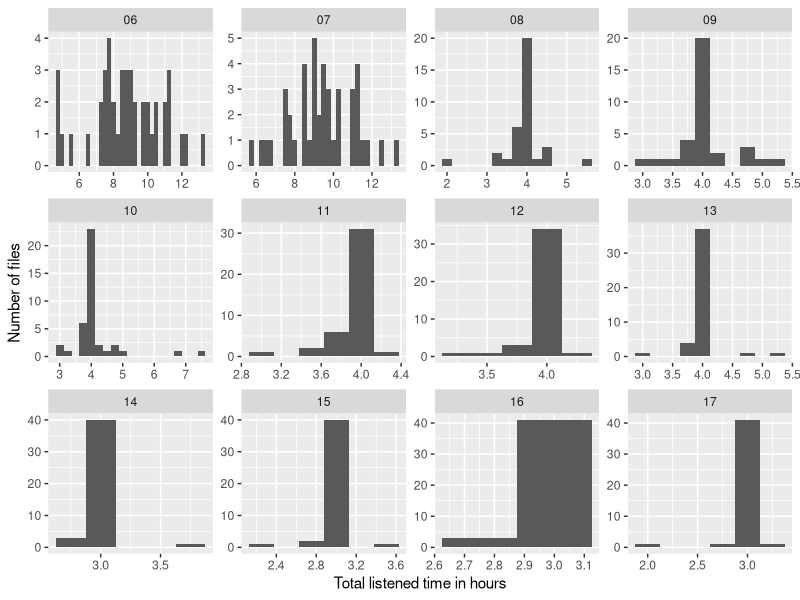

Write the R code that produced this figure. (Note: this script raises an error after producing the figure.)
## ---- chunk 1
knitr::opts_chunk$set(echo = TRUE)
#knitr::opts_knit$set(root.dir = normalizePath(".."))
#eb: i commented out the above so paths will work as they should; under
# knit you always want the knit directory to be the *project* directory
library(tidyverse)
library(kableExtra)
library(skimr)

## ---- chunk 2

listened_time <- read_csv("../output/Total_Listen_Time_Summary.csv")
listened_time_with_months <- listened_time %>% 
  separate(filename, into = c("subj","month"), sep = "_", extra="drop",remove=F)
skim(listened_time_with_months)
## ---- chunk 3
avgs <- listened_time_with_months %>% 
  group_by(month) %>% 
  summarise(mean_listen_time = round(mean(total_listen_time_hour), 2),
            sd_listen_time = round(sd(total_listen_time_hour),2),
            max = max(total_listen_time_hour), 
            min = min(total_listen_time_hour)
            )
knitr::kable(
  avgs,
  caption = "Mean, maximum and minimum listened time per month in hours"
) %>%
  kable_styling(bootstrap_options = c("striped", "hover", "condensed"), full_width = T, fixed_thead = T)

## ---- chunk 4
knitr::kable(
  listened_time_with_months[1:5,] %>% select(filename, ends_with("hour")),
  caption = "A tibble of listened time csv file"
) %>%
    kable_styling(bootstrap_options = c("striped", "hover", "condensed"), full_width = F, position = 'left')
## ---- chunk 5
ggplot(data = listened_time_with_months) + geom_histogram(mapping = aes(x = total_listen_time_hour),binwidth=.25) + facet_wrap(~ month, scales = "free") +
  labs(x = "Total listened time in hours", y = "Number of files")
## ---- chunk 6
headers <- c(
  "filename", 
  "month", 
  "silence_time_hour", 
  "skip_time_hour", 
  "skip_silence_overlap_hour", 
  "end_time_hour", 
  "total_listen_time_hour"
  )
sixseven_summary <- 
  listened_time_with_months %>%
  select(headers) %>%
  filter(month %in% c("06","07") & (total_listen_time_hour>12 | total_listen_time_hour<8)) %>%
  mutate(calculation_of_listen_time_hour = sprintf("= %s - (%s + %s - %s)", end_time_hour, skip_time_hour, silence_time_hour, skip_silence_overlap_hour)) %>% 
  arrange(total_listen_time_hour)

knitr::kable(sixseven_summary) %>%
  kable_styling(bootstrap_options = c("striped", "hover", "condensed", "bordered"), full_width = F, fixed_thead = T)
## ---- chunk 7
alternative <- listened_time_with_months %>%
  filter(month %in% c("06", "07")) %>%
  select(headers) %>%
  mutate(case1 = end_time_hour - (silence_time_hour - skip_silence_overlap_hour), case2 = end_time_hour - silence_time_hour) %>%
  filter(case1 > 12 | case1 < 8 | case2 > 12 | case2 < 8) %>% 
  arrange(total_listen_time_hour)

knitr::kable(alternative) %>%
  kable_styling(bootstrap_options = c("striped", "hover", "condensed", "bordered"), full_width = F, fixed_thead = T)
## ---- chunk 8
eight2thirteen <- 
  listened_time_with_months %>% 
  filter(month %in% c("08","09","10","11","12","13") & (total_listen_time_hour>4.25 | total_listen_time_hour<3.75 | num_raw_subregion<5)) %>%
  select(filename, month, ends_with("hour"),  -skip_silence_overlap_hour, contains("raw")) %>% 
  arrange(total_listen_time_hour)

listened_time_with_months %>% 
   filter(month %in% c("08","09","10","11","12","13") & num_raw_subregion<5) %>% 
  select(filename, month, ends_with("hour"),  -skip_silence_overlap_hour, contains("raw")) %>% 
  arrange(total_listen_time_hour)

## ---- chunk 9
knitr::kable(eight2thirteen, table.attr='class="bigTable"') %>%
    kable_styling(bootstrap_options = c("striped", "hover", "condensed", "bordered"), full_width = F, fixed_thead = T, position="left")
## ---- chunk 10
fourteen2seventeen <-
  listened_time_with_months %>% 
  filter(month %in% c("14","15","16","17") & (total_listen_time_hour>3.25 | total_listen_time_hour<2.75)) %>%
  select(filename, month, ends_with("hour"),  -skip_silence_overlap_hour, contains("raw")) %>% 
  arrange(total_listen_time_hour)

listened_time_with_months %>% 
   filter(month %in% c("14","15","16","17") & num_raw_subregion<5) %>% 
  select(filename, month, ends_with("hour"),  -skip_silence_overlap_hour, contains("raw")) %>% 
  arrange(total_listen_time_hour)


knitr::kable(fourteen2seventeen) %>%
      kable_styling(bootstrap_options = c("striped", "hover", "condensed", "bordered"), full_width = F, fixed_thead = T, position="left")
## ---- chunk 11
mini_listened_time_data <- listened_time_with_months %>% 
  dplyr::select(filename, subj, month, subregions, positions, ranks, counts, removals)

ranks_fixed <- mini_listened_time_data %>% 
  separate(ranks,  into= c("r1","r2","r3","r4","r5"), sep = "', '", remove = F) %>% 
  mutate( r1 = str_extract(r1, "\\d"),
          r2 = str_extract(r2, "\\d"),
          r3 = str_extract(r3, "\\d"),
          r4 = str_extract(r4, "\\d"),
          r5 = str_extract(r5, "\\d")) 

ranks_long <- ranks_fixed %>%  
  dplyr::select(filename, subj, month, r1:r5) %>% 
  pivot_longer(cols = r1:r5, names_to = "slot", values_to = "rank") %>% 
  mutate(slot = str_extract(slot, "\\d"))

positions_fixed <- mini_listened_time_data %>% 
  separate(positions,  into= c("p1","p2","p3","p4","p5"), sep = "', '", remove = F) %>%
  mutate( p1 = str_extract(p1, "\\d"),
          p2 = str_extract(p2, "\\d"),
          p3 = str_extract(p3, "\\d"),
          p4 = str_extract(p4, "\\d"),
          p5 = str_extract(p5, "\\d")) 

positions_long <- positions_fixed %>% 
  dplyr::select(filename, subj, month, p1:p5) %>% 
  pivot_longer(cols = p1:p5, names_to = "slot", values_to = "position") %>% 
  mutate(slot = str_extract(slot, "\\d"))

counts_fixed <- mini_listened_time_data %>%
  separate(counts, into= c("c1","c2","c3","c4","c5"), sep = ",", remove = F) %>%
  mutate( c1 = str_extract(c1, "\\d+"),
          c2 = str_extract(c2, "\\d+"),
          c3 = str_extract(c3, "\\d+"),
          c4 = str_extract(c4, "\\d+"),
          c5 = str_extract(c5, '\\d+')
    )

counts_long <- counts_fixed %>%
  select(filename, subj, month, c1:c5) %>%
  pivot_longer(cols = c1:c5, names_to = 'slot', values_to = 'counts') %>%
  mutate(slot = str_extract(slot, '\\d'))

removals_fixed <- mini_listened_time_data %>%
  separate(removals, into= c('re1', 're2', 're3', 're4', 're5'), sep = "', '", remove = FALSE) %>%
  mutate(
    re1 = str_extract(re1, "[A-Za-z\\s]+"),
    re2 = str_extract(re2, "[A-Za-z\\s]+"),
    re3 = str_extract(re3, "[A-Za-z\\s]+"),
    re4 = str_extract(re4, "[A-Za-z\\s]+"),
    re5 = str_extract(re5, "[A-Za-z\\s]+")
  )

removals_long <- removals_fixed %>%
  select(filename, subj, month, re1:re5) %>%
  pivot_longer(cols = re1:re5, names_to = 'slot', values_to = 'removals') %>%
  mutate(slot = str_extract(slot, '\\d'))
  

  
voila <- positions_long %>%
  left_join(ranks_long) %>%
  left_join(counts_long) %>%
  left_join(removals_long)
#eb: double check that this does the right thing by looking at wide & long versions manually

## ---- chunk 12
final <- 
  voila %>%
  filter(!(month %in% c('06', '07'))) %>%
  arrange(filename, position) %>%
  select(-slot)

skim(final)

# t1 <- final %>%
#   semi_join(eight2thirteen, by="filename")
# t2 <- final %>%
#   semi_join(fourteen2seventeen, by="filename")

# knitr::kable(t1, caption = 'Subregion summary for months 8 to 13') %>%
#       kable_styling(bootstrap_options = c("striped", "hover", "condensed", "bordered"), full_width = F, fixed_thead = T, position="left")
# 
# knitr::kable(t2, caption = 'Subregion summary for months 14 to 17') %>%
#       kable_styling(bootstrap_options = c("striped", "hover", "condensed", "bordered"), full_width = F, fixed_thead = T, position="left")
## ---- chunk 13
files_missing_rank <- final %>% 
  filter(is.na(rank)) %>% 
  group_by(filename, subj, month) %>% 
  summarise(num_sr_perfile = n_distinct(position)) %>% 
  arrange(num_sr_perfile, month)
files_missing_rank
## ---- chunk 14
  
final %>% 
  filter(month %in% c("08","09","10","11","12","13") & rank=="5" & counts != "0" & is.na(removals))

final %>% 
  filter(month %in% c("14","15","16","17") & (rank=="5"| rank=="4")  & counts != "0" & is.na(removals))

## ---- chunk 15
  
final %>% 
  filter(month %in% c("08","09","10","11","12","13") & rank!="5" & counts == "0")

final %>% 
  filter(month %in% c("14","15","16","17") & (rank!="5"&  rank!="4")  & counts == "0")

## ---- chunk 16
# knitr::kable(final, caption = 'Subregion summary for the entire corpus') %>%
#       kable_styling(bootstrap_options = c("striped", "hover", "condensed", "bordered"), full_width = F, fixed_thead = T, position="left")
